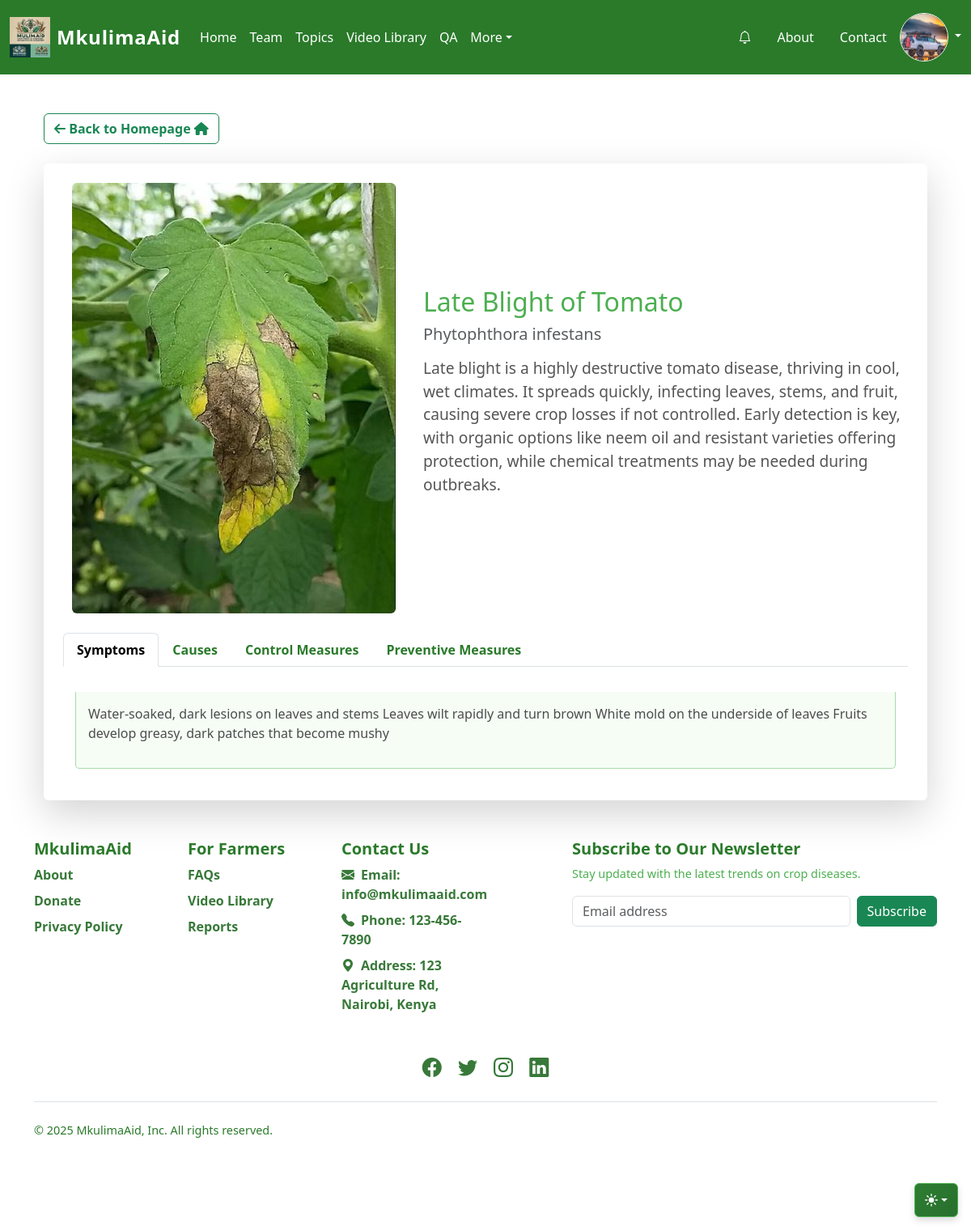
Screenshot of /disease/2 (signed in) with the database file from the repository.
### mkulimaaid/models.py (models this page shows, shortened)
class Settings(db.Model):
    id = db.Column(db.Integer, primary_key=True)
    site_title = db.Column(db.String(100), nullable=False, default="MkulimaAid")
    site_logo = db.Column(db.String(100), nullable=True)  # Store logo file path
    contact_email = db.Column(db.String(100), nullable=False, default="info@mkulimaaid.com")
    contact_phone = db.Column(db.String(20), nullable=False, default="123-456-7890")
    address = db.Column(db.Text, nullable=True, default="123 Main St, City, Country")
    maintenance_mode = db.Column(db.Boolean, default=False)

class User(UserMixin, db.Model):  # Use db.Model for SQLAlchemy models
    __tablename__ = 'users'
    id = db.Column(db.Integer, primary_key=True)
    fullname = db.Column(db.String(100), nullable=False)
    username = db.Column(db.String(50), nullable=False, unique=True)
    email = db.Column(db.String(120), nullable=False, unique=True)
    phone = db.Column(db.String(20), nullable=False)
    password = db.Column(db.String(60), nullable=False)
    is_admin = db.Column(db.Boolean, default=False)
    avatar = db.Column(db.String(100), nullable=True)
    date_joined = db.Column(db.DateTime, default=datetime.utcnow)
    farmers = db.relationship('Farmer', backref='user', lazy=True)
    contact_messages = db.relationship('ContactMessage', backref='user', lazy=True)

class Diseases(db.Model):
    __tablename__ = 'diseases'
    id = db.Column(db.Integer, primary_key=True)
    name = db.Column(db.String(100), nullable=False)  # Disease name
    scientific_name = db.Column(db.String(150), nullable=True)  # Scientific name
    symptoms = db.Column(db.Text, nullable=False)
    causes = db.Column(db.Text, nullable=False)
    description = db.Column(db.Text, nullable=True)
    organic_control = db.Column(db.Text, nullable=True)
    chemical_control = db.Column(db.Text, nullable=True)
    preventive_measures = db.Column(db.Text, nullable=True)
    image = db.Column(db.String(100), nullable=True)  # Filepath for the image
    is_trending = db.Column(db.Boolean, default=False)

### mkulimaaid/routes.py (the view)
@main.route('/disease/<int:disease_id>')
@login_required
def disease_detail(disease_id):
    farmers_form = FarmersForm()
    disease = Diseases.query.get_or_404(disease_id)
    return render_template('disease_detail.html', disease=disease, farmers_form=farmers_form)

### mkulimaaid/templates/disease_detail.html (shortened to what this page needs)
{% extends "base.html" %}
{% block content %}
<div class="container mt-5">
    <div>
        <a href="{{ url_for('main.upload') }}" class="btn btn-outline-success mb-4 fw-bold">
            <i class="fas fa-arrow-left"></i> Back to Homepage <i class="fas fa-home"></i>
        </a>
    </div>
    <div class="disease-detail p-4 rounded shadow-lg">
        <div class="row align-items-center">
            <div class="col-md-5 text-center">
                <img src="{{ url_for('static', filename='uploads/' + disease.image) }}" class="img-fluid rounded" alt="{{ disease.name }}">
            </div>
            <div class="col-md-7">
                <h2 class="disease-title">{{ disease.name }}</h2>
                <h5 class="text-muted">{{ disease.scientific_name }}</h5>
                <p class="disease-description mt-3">{{ disease.description }}</p>
            </div>
        </div>
        <div class="mt-4">
            <ul class="nav nav-tabs" id="diseaseInfoTabs" role="tablist">
                <li class="nav-item" role="presentation">
                    <a class="nav-link active" id="symptoms-tab" data-bs-toggle="tab" href="#symptoms" role="tab">Symptoms</a>
                </li>
                <li class="nav-item" role="presentation">
                    <a class="nav-link" id="causes-tab" data-bs-toggle="tab" href="#causes" role="tab">Causes</a>
                </li>
                <li class="nav-item" role="presentation">
                    <a class="nav-link" id="control-tab" data-bs-toggle="tab" href="#control" role="tab">Control Measures</a>
                </li>
                <li class="nav-item" role="presentation">
                    <a class="nav-link" id="prevention-tab" data-bs-toggle="tab" href="#prevention" role="tab">Preventive Measures</a>
                </li>
            </ul>
            <div class="tab-content mt-3" id="diseaseInfoTabsContent">
                <div class="tab-pane fade show active" id="symptoms" role="tabpanel">
                    <p>{{ disease.symptoms }}</p>
                </div>
            </div>
        </div>
    </div>
</div>
{% endblock %}

### mkulimaaid/templates/base.html (shortened to what this page needs)
<!DOCTYPE html>
<html lang="en">
  <head>
    <link rel="stylesheet" href="{{ url_for('static', filename='css/styles.css') }}" />
    <link rel="stylesheet" href="https://cdn.datatables.net/1.13.6/css/jquery.dataTables.min.css">
    <link
      href="https://cdn.jsdelivr.net/npm/bootstrap@5.3.3/dist/css/bootstrap.min.css"
      rel="stylesheet"
    />
    <link
      href="https://cdnjs.cloudflare.com/ajax/libs/bootstrap-icons/1.5.0/font/bootstrap-icons.min.css"
      rel="stylesheet"
    />
    <link rel="stylesheet" href="https://unpkg.com/flickity@2/dist/flickity.min.css" />
    <link rel="stylesheet" href="https://cdnjs.cloudflare.com/ajax/libs/font-awesome/6.0.0-beta3/css/all.min.css">
    <link rel="stylesheet" href="https://unpkg.com/leaflet@1.9.4/dist/leaflet.css" />
  </head>
  <body>
      <div class="container">
      <nav class="navbar navbar-expand-lg bg-green navbar-dark py-3 ">
        <div class="container-fluid">
          <a class="navbar-brand d-flex align-items-center" href="{{ url_for('main.upload') }}">
            <img src="{{ url_for('static', filename='images/' + g.settings.site_logo) if g.settings.site_logo else url_for('static', filename='logo.png') }}" alt="Site Logo" class="site-logo me-2" style="height: 50px;" />
            <span class="site-title text-white">{{ g.settings.site_title or "MkulimaAid" }}</span>
          </a>
          <div class="collapse navbar-collapse" id="navbarSupportedContent">
            <ul class="navbar-nav me-auto mb-2 mb-lg-0">
              <li class="nav-item">
                <a class="nav-link text-white" href="{{ url_for('main.upload') }}">Home</a>
              </li>
              <li class="nav-item">
                <a class="nav-link text-white" href="/team">Team</a>
              </li>
              <li>
                <a class="nav-link text-white" href="/topics">Topics</a>
              </li>
              <li>
                <a class="nav-link text-white" href="/videos">Video Library</a>
              </li>
              <li>
                  <a class="nav-link text-white" href="/forum">QA</a>
              </li>
              <li class="nav-item dropdown">
                <a class="nav-link dropdown-toggle text-white" href="#" role="button" data-bs-toggle="dropdown" aria-expanded="false">More</a>
              </li>
            </ul>
                <div class="d-flex align-items-center">
                    <ul class="nav">
                        <li>
                            <a href="/notifications" class="nav-link text-white position-relative">
                                <i class="bi bi-bell"></i>
                            </a>
                        </li>
                        <li><a href="/about" class="nav-link text-white">About</a></li>
                        <li><a href="/contact" class="nav-link text-white">Contact</a></li>
                    </ul>
                </div>
              <div class="dropdown">
                <a href="#" class="d-block text-white text-decoration-none dropdown-toggle" data-bs-toggle="dropdown" aria-expanded="false">
                  <img src="{{ url_for('static', filename='uploads/' + current_user.avatar) if current_user.avatar else url_for('static', filename='images/default.png') }}" alt="Profile" width="40" height="40" class="rounded-circle border border-light">
                </a>
              </div>
            </div>
          </div>
        </div>
    <div class="dropdown position-fixed bottom-0 end-0 mb-3 me-3 bd-mode-toggle">
        <button class="btn btn-bd-primary py-2 dropdown-toggle d-flex align-items-center" id="bd-theme" type="button" aria-expanded="false" data-bs-toggle="dropdown" aria-label="Toggle theme (auto)">
            <svg class="bi my-1 theme-icon-active" width="1em" height="1em">
                <use href="#circle-half"></use>
            </svg>
        </button>
    </div>
      <div class="container">{% block content %}{% endblock %}</div>
      <div class="container">
        <footer class="footer py-5">
            <div class="row">
                <div class="col-6 col-md-2 mb-3">
                    <h5 class="footer-title">MkulimaAid</h5>
                    <ul class="nav flex-column">
                        <li class="nav-item mb-2">
                            <a href="/about" class="footer-link">About</a>
                        </li>
                        <li class="nav-item mb-2">
                            <a href="/donate" class="footer-link">Donate</a>
                        </li>
                        <li class="nav-item mb-2">
                            <a href="/privacy-policy" class="footer-link">Privacy Policy</a>
                        </li>
                    </ul>
                </div>
                <div class="col-6 col-md-2 mb-3">
                    <h5 class="footer-title">For Farmers</h5>
                    <ul class="nav flex-column">
                        <li class="nav-item mb-2">
                            <a href="/faqs" class="footer-link">FAQs</a>
                        </li>
                        <li class="nav-item mb-2">
                            <a href="{{ url_for('main.videos') }}" class="footer-link">Video Library</a>
                        </li>
                        <li class="nav-item mb-2">
                            <a href="{{ url_for('main.homepage_reports') }}" class="footer-link">Reports</a>
                        </li>
                    </ul>
                </div>
                <div class="col-6 col-md-2 mb-3">
                    <h5 class="footer-title">Contact Us</h5>
                    <ul class="nav flex-column">
                        <li class="nav-item mb-2">
                            <a href="mailto:{{ g.settings.contact_email }}" class="footer-link">
                                <i class="bi bi-envelope-fill me-2"></i>Email: {{ g.settings.contact_email }}
                            </a>
                        </li>
                        <li class="nav-item mb-2">
                            <a href="tel:{{ g.settings.contact_phone }}" class="footer-link">
                                <i class="bi bi-telephone-fill me-2"></i>Phone: {{ g.settings.contact_phone }}
                            </a>
                        </li>
                        <li class="nav-item mb-2">
                            <span class="footer-link">
                                <i class="bi bi-geo-alt-fill me-2"></i>Address: {{ g.settings.address }}
                            </span>
                        </li>
                    </ul>
                </div>
                <div class="col-md-5 offset-md-1 mb-3">
                    <form method="POST" action="{{ url_for('main.subscribe') }}">
                        <h5 class="footer-title">Subscribe to Our Newsletter</h5>
                        <p class="footer-subtext">Stay updated with the latest trends on crop diseases.</p>
                        <div class="d-flex flex-column flex-sm-row w-100 gap-2">
                            <input
                                id="newsletter1"
                                type="email"
                                name="email"
                                class="form-control"
                                placeholder="Email address"
                                required
                            />
                            <button class="btn btn-success" type="submit">Subscribe</button>
                        </div>
                    </form>
                </div>
            </div>
            <div class="row mt-4 text-center">
                <div class="col">
                    <a href="#" class="social-link me-3"><i class="bi bi-facebook"></i></a>
                    <a href="#" class="social-link me-3"><i class="bi bi-twitter"></i></a>
                    <a href="#" class="social-link me-3"><i class="bi bi-instagram"></i></a>
                    <a href="#" class="social-link"><i class="bi bi-linkedin"></i></a>
                </div>
            </div>
            <div class="d-flex flex-column flex-sm-row justify-content-between py-4 my-4 border-top">
                <p class="footer-rights">&copy; 2025 MkulimaAid, Inc. All rights reserved.</p>
            </div>
        </footer>
    </div>
  </body>
</html>

### rows the page displays
Settings: site_logo (picture), settings "MkulimaAid", settings.contact_email "info@mkulimaaid.com", settings.contact_phone "123-456-7890", settings.address "123 Agriculture Rd, Nairobi, Kenya"
User: avatar (picture)
Diseases: image (picture), name "Late Blight of Tomato", scientific_name "Phytophthora infestans", description "Late blight is a highly destructive tomato disease, thriving in cool, wet climates. It spreads quickly, infecting leaves, stems, and fruit, causing severe crop losses if not controlled. Early detection is key, with organic options like neem oil and resistant varieties offering protection, while chemical treatments may be needed during outbreaks.", symptoms "Water-soaked, dark lesions on leaves and stems Leaves wilt rapidly and turn brown White mold on the underside of leaves Fruits develop greasy, dark patches that become mushy"
